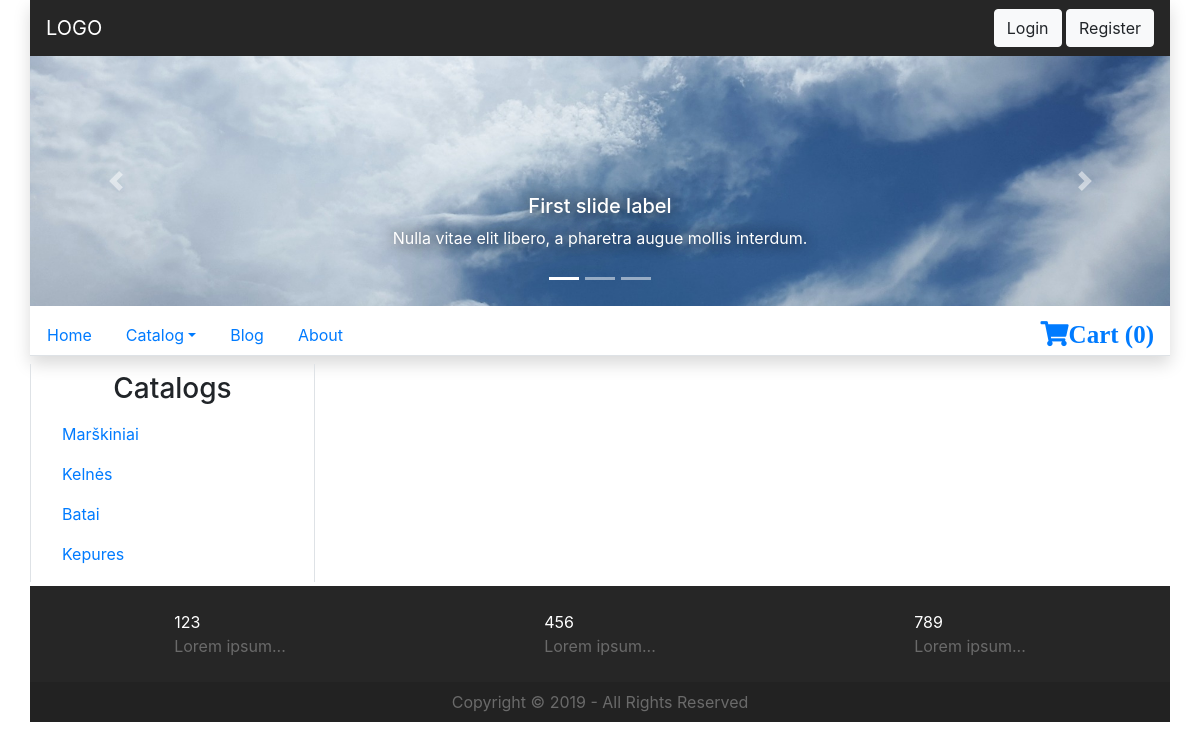
Page /catalog/Marškiniai on the earlier database version.
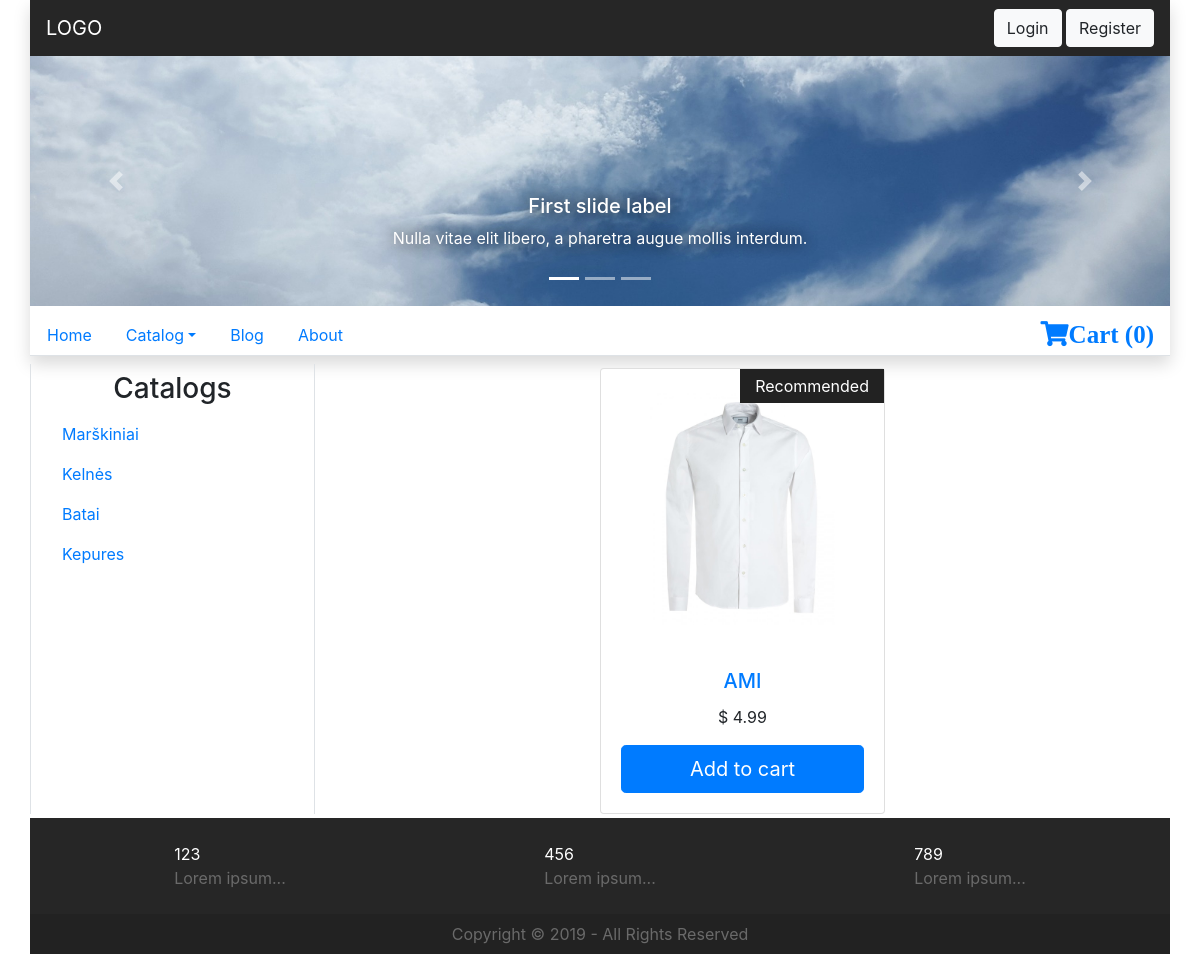
Same page on the later database version.
### tables this page shows
CREATE TABLE `categories` (
  `id` int(11) NOT NULL,
  `name` varchar(255) NOT NULL,
  `image` varchar(255) DEFAULT NULL
);

CREATE TABLE `products` (
  `id` int(11) NOT NULL,
  `name` varchar(255) NOT NULL,
  `category_id` int(11) NOT NULL,
  `code` int(11) NOT NULL,
  `price` float NOT NULL,
  `availability` int(11) NOT NULL,
  `brand` varchar(255) NOT NULL,
  `image` varchar(255) NOT NULL,
  `description` text NOT NULL,
  `is_new` tinyint(1) NOT NULL DEFAULT '0',
  `is_recommended` tinyint(1) NOT NULL DEFAULT '0',
  `status` tinyint(1) NOT NULL DEFAULT '1'
);

### core/view.php (called while the page is built, shortened)
<?php
class View {
    public function render($name, $data = NULL) {
        $this->page = explode("/", $name)[0];
        require_once './views/head.php';
        require_once './views/' . $name . '.php';
        require_once './views/foot.php';
    }
}

### controllers/catalog.php (called while the page is built)
<?php
class Catalog extends Controller {
    function __construct($args = NULL) {
        parent::__construct();
        if (isset($args[1])) {
            $this->view->addData($this->model->getProducts($args[1]), "products");
        }
        $this->view->render('catalog/index');
    }
}

### core/init.php (called while the page is built, shortened)
<?php
require_once 'model.php';
require_once 'view.php';
$core = new Core();

### index.php (called while the page is built)
<?php
require_once './core/init.php';
?>

### core/model.php (called while the page is built)
<?php
class Model {
    protected $db;
    function __construct() {
        $this->db = mysqli_connect('localhost', 'root', '', 'parduotuve');
        if (mysqli_connect_errno()) {
            printf("Database connection error: %s\n", mysqli_connect_error());
            die();
        } else {
            mysqli_set_charset($this->db, 'utf8');
        }
    }
    function getCategories() {
        $result = mysqli_query($this->db, "SELECT * FROM categories");
        if ($result && mysqli_num_rows($result) > 0) {
            $categories = array();
            while ($category = mysqli_fetch_array($result, MYSQLI_ASSOC)) {
                array_push($categories, $category);
            }
            return $categories;
        } else {
            return array();
        }
    }
    function getProducts($category = NULL) {
        $result = mysqli_query($this->db, "SELECT products.*, categories.name as 'category' FROM products LEFT JOIN categories ON categories.id = products.category_id" . ($category != NULL ? " WHERE category_id = (SELECT id FROM categories WHERE name = '" . $category . "') LIMIT 1" : ""));
        if ($result) {
            $products = array();
            while ($product = mysqli_fetch_array($result, MYSQLI_ASSOC)) {
                array_push($products, $product);
            }
            return $products;
        } else {
            echo mysqli_error($this->db);
            return array();
        }
    }
}

### core/controller.php (called while the page is built, shortened)
<?php
class Controller {
    protected $model;
    protected $session;
    function __construct() {
        $this->session = new Session();
        $this->view = new View($this->session);
        $this->view->addData($this->model->getCategories(), 'categories');
    }
    function loadModel($name) {
        $path = 'models/' . $name . 'Model.php';
        if (file_exists($path)) {
            require_once $path;
            if (class_exists($name . 'Model')) {
                $this->model = $name . 'Model';
                $this->model = new $this->model($this->session);
                return TRUE;
            } else {
                $this->model = new Model();
                return FALSE;
            }
        } else {
            $this->model = new Model();
            return FALSE;
        }
    }
}

### views/menu_categories.php (the view, shortened to what the changed rows need)
        <ul class="nav nav-pills flex-column my-2">
<?php if (isset($this->data['categories'])) { ?>
<?php foreach ($this->data['categories'] as $key => $category) { ?>
                <li class="nav-item">
                    <a class="nav-link" href="/parduotuve/catalog/<?php echo mb_strtolower($category['name']); ?>"><?php echo $category['name']; ?></a>
                </li>
<?php } ?>
<?php } else { ?>
            <h3 class="text-center my-5">No catalogs</h3>
<?php } ?>
        </ul>

### views/head.php (shortened to what the changed rows need)
<!DOCTYPE html>
<html lang="en">
<head>
    <link rel="stylesheet" href="https://stackpath.bootstrapcdn.com/bootstrap/4.3.1/css/bootstrap.min.css">
    <link rel="stylesheet" href="https://use.fontawesome.com/releases/v5.8.1/css/all.css">
    <link rel="stylesheet" href="/parduotuve/style.css">
</head>
<body>
<div class="container p-0">
<header class="shadow">
    <div class="header-bottom my-2">
        <ul class="nav nav-tabs">
<?php $menu = array("Home" => "", "Catalog" => isset($this->data['categories']) ? $this->data['categories'] : null, "Blog" => "blog", "About" => "about"); ?>
<?php foreach ($menu as $key => $value) { ?>
<?php if(is_array($menu[$key])) { ?>
            <li class="nav-item dropdown">
                <a class="nav-link dropdown-toggle" data-toggle="dropdown" href="#" role="button" aria-haspopup="true" aria-expanded="false"><?php echo $key ?></a>
            </li>
<?php } else { ?>
            <li class="nav-item">
                <a class="nav-link<?php echo $this->page == $value ? " active" : ""; ?>" href="/parduotuve/<?php echo $value; ?>"><?php echo $key; ?></a>
            </li>
<?php } ?>
<?php } ?>
        </ul>
    </div>
</header>
<main class="container p-0">

### views/catalog/index.php (shortened to what the changed rows need)
    <div class="row m-0">
        <aside class="col-md-3 border-left border-right mb-1">
<?php include_once 'views/menu_categories.php'; ?>
        </aside>
        <div class="col-md-9 col-sm-12 row p-0 m-0 d-flex justify-content-around">
<?php if (isset($this->data['products'])) { ?>
<?php foreach ($this->data['products'] as $key => $product) { ?>
            <div class="card col-lg-4 col-md-6 col-sm-12 p-0 my-1">
                <a href="/parduotuve/product/<?php echo mb_strtolower($product['name']); ?>">
                    <img src="/parduotuve/img/products/<?php echo isset($product['image']) ? $product['image'] : 'no-image.png'; ?>" class="card-img-top p-4" alt="">
                </a>
                <div class="card-body">
                    <h5 class="card-title text-center"><a href="/parduotuve/product/<?php echo mb_strtolower($product['name']); ?>"><?php echo $product['name']; ?></a></h5>
                    <p class="card-text text-center"><?php echo '$ ' . $product['price']; ?></p>
<?php if ($product['is_recommended']) { ?>
                    <p class="card-text text-center recommended">Recommended</p>
<?php } ?>
                    <button type="button" class="btn btn-primary btn-lg btn-block">Add to cart</button>
                </div>
            </div>
<?php } ?>
<?php } else { ?>
            <h3 class="mx-auto my-5">There are no products</h3>
<?php } ?>
        </div>
    </div>

Differences in the rows shown:
added products: image (picture), name "AMI", price "4.99", is_recommended "Recommended"
